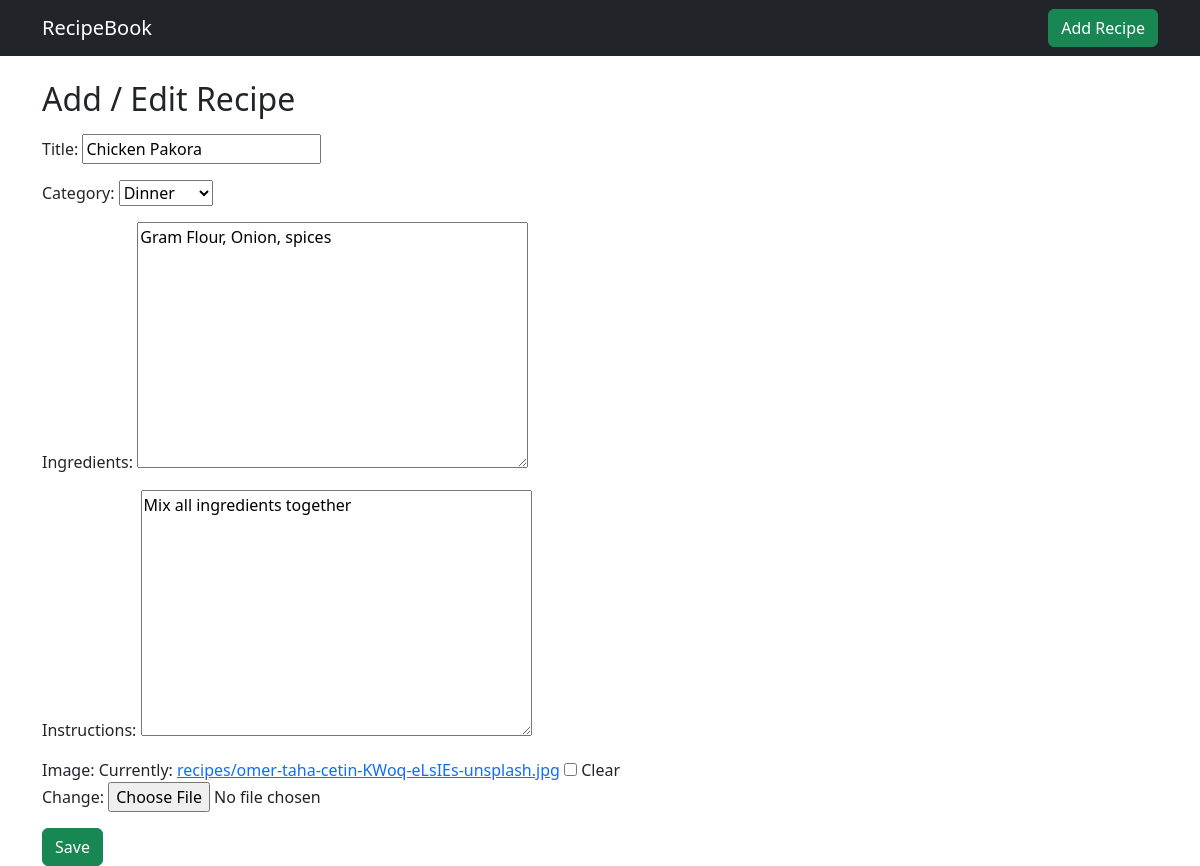
The page /update/4/ on the database its author committed.
### recipes/models.py (models this page shows, shortened)
class Recipe(models.Model):
    title = models.CharField(max_length=200)
    category = models.ForeignKey(Category, on_delete=models.CASCADE)
    ingredients = models.TextField()
    instructions = models.TextField()
    image = models.ImageField(upload_to='recipes/', blank=True, null=True)

### recipes/views.py (the view)
# urls.py: path('update/<int:pk>/', views.recipe_update, name='update'),
def recipe_update(request, pk):
    recipe = get_object_or_404(Recipe, pk=pk)
    form = RecipeForm(request.POST or None, request.FILES or None, instance=recipe)
    if form.is_valid():
        form.save()
        return redirect('home')
    return render(request, 'recipes/form.html', {'form': form})

### recipes/forms.py
class RecipeForm(forms.ModelForm):
    class Meta:
        model = Recipe
        fields = '__all__'

### recipes/models.py (called while the page is built)
    def __str__(self):
        return self.name

### recipes/templates/recipes/form.html (shortened to what this page needs)
{% extends 'recipes/base.html' %}
{% block content %}
<h2>Add / Edit Recipe</h2>
<form method="post" enctype="multipart/form-data" class="mt-3">
    <div class="mb-3">
        {{ form.as_p }}
    </div>
    <button class="btn btn-success">Save</button>
</form>
{% endblock %}

### rows shown on the page
Recipe: title "Chicken Pakora", category "Dinner", ingredients "Gram Flour, Onion, spices", instructions "Mix all ingredients together"
